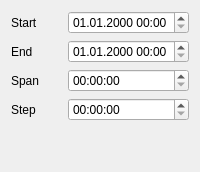
               <widget class="QWidget" name="tab_data_time">
                <attribute name="title">
                 <string>Time</string>
                </attribute>
                <layout class="QVBoxLayout" name="verticalLayout_7">
                 <item>
                  <layout class="QGridLayout" name="gridLayout_5">
                   <item row="1" column="0">
                    <widget class="QLabel" name="label_data_time_end">
                     <property name="text">
                      <string>End</string>
                     </property>
                    </widget>
                   </item>
                   <item row="3" column="0">
                    <widget class="QLabel" name="label_data_time_step">
                     <property name="text">
                      <string>Step</string>
                     </property>
                    </widget>
                   </item>
                   <item row="2" column="0">
                    <widget class="QLabel" name="label_data_time_span">
                     <property name="text">
                      <string>Span</string>
                     </property>
                    </widget>
                   </item>
                   <item row="0" column="0">
                    <widget class="QLabel" name="label_data_time_start">
                     <property name="text">
                      <string>Start</string>
                     </property>
                    </widget>
                   </item>
                   <item row="0" column="1">
                    <widget class="QDateTimeEdit" name="dt_data_time_start">
                     <property name="displayFormat">
                      <string>dd.MM.yyyy hh:mm</string>
                     </property>
                    </widget>
                   </item>
                   <item row="1" column="1">
                    <widget class="QDateTimeEdit" name="dt_data_time_end">
                     <property name="displayFormat">
                      <string>dd.MM.yyyy hh:mm</string>
                     </property>
                    </widget>
                   </item>
                   <item row="2" column="1">
                    <widget class="QTimeEdit" name="t_data_time_span">
                     <property name="displayFormat">
                      <string>hh:mm:ss</string>
                     </property>
                    </widget>
                   </item>
                   <item row="3" column="1">
                    <widget class="QTimeEdit" name="t_data_time_step">
                     <property name="displayFormat">
                      <string>hh:mm:ss</string>
                     </property>
                    </widget>
                   </item>
                  </layout>
                 </item>
                 <item>
                  <spacer name="verticalSpacer_2">
                   <property name="orientation">
                    <enum>Qt::Vertical</enum>
                   </property>
                   <property name="sizeHint" stdset="0">
                    <size>
                     <width>20</width>
                     <height>40</height>
                    </size>
                   </property>
                  </spacer>
                 </item>
                </layout>
               </widget>
